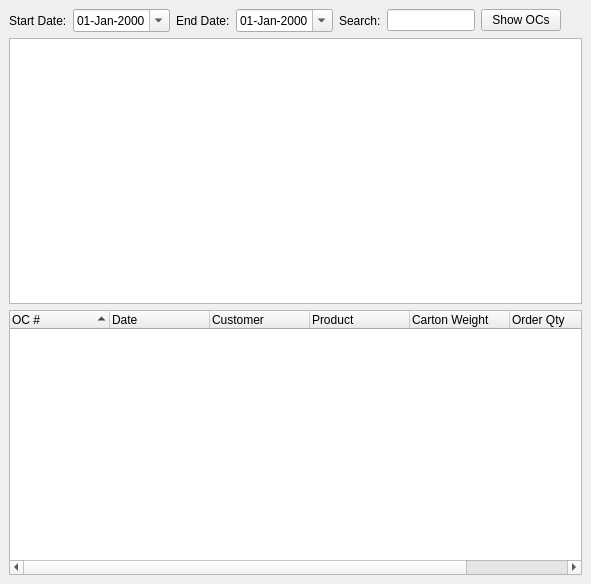
<?xml version="1.0" encoding="UTF-8"?>
<ui version="4.0">
 <class>QcMainWindow</class>
 <widget class="QMainWindow" name="QcMainWindow">
  <property name="geometry">
   <rect>
    <x>0</x>
    <y>0</y>
    <width>591</width>
    <height>584</height>
   </rect>
  </property>
  <property name="windowTitle">
   <string>Qc</string>
  </property>
  <property name="windowIcon">
   <iconset resource="../../home/src/res.qrc">
    <normaloff>:/images/search.png</normaloff>:/images/search.png</iconset>
  </property>
  <widget class="QWidget" name="centralwidget">
   <layout class="QVBoxLayout" name="verticalLayout">
    <item>
     <layout class="QHBoxLayout" name="horizontalLayout">
      <item>
       <widget class="QLabel" name="label">
        <property name="text">
         <string>Start Date:</string>
        </property>
       </widget>
      </item>
      <item>
       <widget class="QDateEdit" name="dtpStartDate">
        <property name="displayFormat">
         <string>dd-MMM-yyyy</string>
        </property>
        <property name="calendarPopup">
         <bool>true</bool>
        </property>
       </widget>
      </item>
      <item>
       <widget class="QLabel" name="label_2">
        <property name="text">
         <string>End Date:</string>
        </property>
       </widget>
      </item>
      <item>
       <widget class="QDateEdit" name="dtpEndDate">
        <property name="displayFormat">
         <string>dd-MMM-yyyy</string>
        </property>
        <property name="calendarPopup">
         <bool>true</bool>
        </property>
       </widget>
      </item>
      <item>
       <widget class="QLabel" name="label_3">
        <property name="text">
         <string>Search:</string>
        </property>
       </widget>
      </item>
      <item>
       <widget class="QLineEdit" name="txtSearch"/>
      </item>
      <item>
       <widget class="QPushButton" name="cmdShowOcs">
        <property name="text">
         <string>Show OCs</string>
        </property>
       </widget>
      </item>
      <item>
       <spacer name="horizontalSpacer">
        <property name="orientation">
         <enum>Qt::Horizontal</enum>
        </property>
        <property name="sizeHint" stdset="0">
         <size>
          <width>40</width>
          <height>20</height>
         </size>
        </property>
       </spacer>
      </item>
     </layout>
    </item>
    <item>
     <widget class="CustomQueryView" name="treeView"/>
    </item>
    <item>
     <widget class="QTreeWidget" name="trvQcData">
      <property name="alternatingRowColors">
       <bool>true</bool>
      </property>
      <property name="sortingEnabled">
       <bool>true</bool>
      </property>
      <column>
       <property name="text">
        <string>OC #</string>
       </property>
      </column>
      <column>
       <property name="text">
        <string>Date</string>
       </property>
      </column>
      <column>
       <property name="text">
        <string>Customer</string>
       </property>
      </column>
      <column>
       <property name="text">
        <string>Product</string>
       </property>
      </column>
      <column>
       <property name="text">
        <string>Carton Weight</string>
       </property>
      </column>
      <column>
       <property name="text">
        <string>Order Qty</string>
       </property>
      </column>
      <column>
       <property name="text">
        <string>Run</string>
       </property>
      </column>
     </widget>
    </item>
   </layout>
  </widget>
 </widget>
 <customwidgets>
  <customwidget>
   <class>CustomQueryView</class>
   <extends>QTreeView</extends>
   <header>customqueryview.h</header>
  </customwidget>
 </customwidgets>
 <resources>
  <include location="../../home/src/res.qrc"/>
 </resources>
 <connections/>
</ui>
